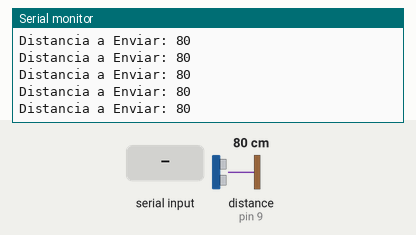
Simulated run of this sketch. Board: Arduino Uno, built with avr-gcc and run on an emulated ATmega328P. On the bench: the last lines printed to the serial monitor. Inputs (shaded band) come from the test bench; at power-on: distance to the obstacle (sensor on pin 9) 80 cm. The echo pulse lasts 58.3 µs per cm; the modem accepts every AT command (registered, SIM ready, sends succeed) and sends nothing else.

Above: at 4.2 s.
4.3 s: distance to the obstacle (sensor on pin 9) set to 120 cm
At 4.31 s:
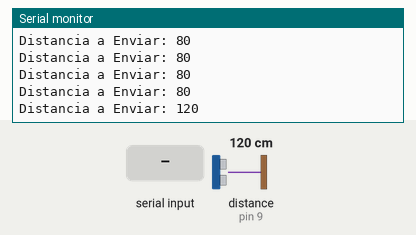
7.3 s: "1" received over the second serial link
10.3 s: distance to the obstacle (sensor on pin 9) set to 2 cm
At 10.39 s:
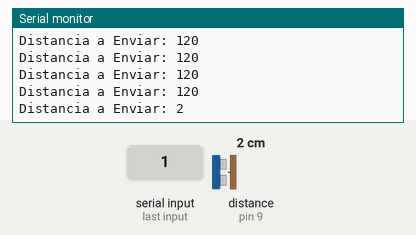
13.3 s: distance to the obstacle (sensor on pin 9) set to 60 cm
At 13.4 s:
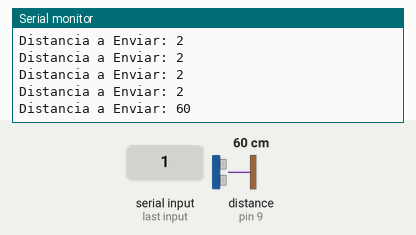
16.3 s: distance to the obstacle (sensor on pin 9) set to 4 cm
At 16.4 s:
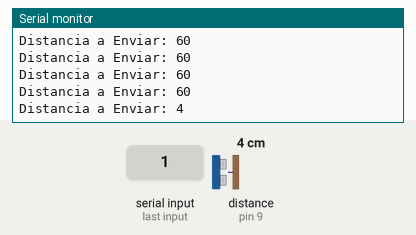
Timing chart, 0 to 19.3 s (numbered marks = the images above; inputs shaded):
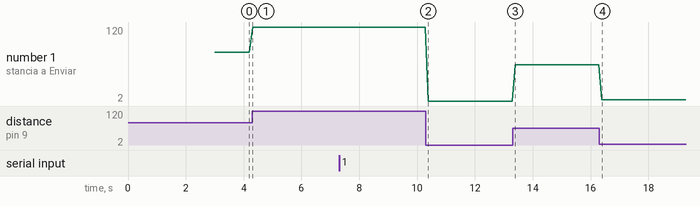

The sketch:

parcial2_esp.ino
```cpp
/*
  Este programa utiliza un ESP8266 y un sensor ultrasónico HC-SR04 para medir distancias y
  mostrar los resultados en una página web.

  Desarrollado por los estudiantes:
  - Ariel Rodrigo Colque Garcia (Ing. en Ciencias de la Computacion)
  - Omar Cruz Quiroga (Ing. en Telecomunicaciones)

  Para configurar y conectar el ESP8266 a una red WiFi, sigue estos pasos:
  1. Carga un código vacío en el Arduino para usarlo como un puente serial.
  2. Conecta el pin TX del ESP8266 al pin TX del Arduino.
  3. Conecta el pin RX del ESP8266 al pin RX del Arduino.
  4. Abre el Monitor Serial del IDE de Arduino y usa los siguientes comandos AT para conectar el ESP8266 a tu red WiFi:
     - AT+CWJAP="tu_SSID","tu_contraseña"     (Para conectarse a la red WiFi)
     - AT+CIFSR                             (Para obtener la dirección IP asignada)
  5. Una vez conectado y obtenida la IP, reconfigura las conexiones:
     - Conecta el pin TX del ESP8266 al pin RX del Arduino (pin 10)
     - Conecta el pin RX del ESP8266 al pin TX del Arduino (pin 11)
     - Conecta los pines del sensor ultrasónico al Arduino (triggerPin = 8, echoPin = 9)
  6. Carga el código a continuación en el Arduino y ejecuta.
    Funcionalidad del programa:
    - Una vez ejecutado el programa, el servidor se iniciará en el puerto 80 para escuchar peticiones.
    - El Monitor Serial mostrará la distancia a enviar medida por el sensor ultrasónico.
    - Cuando se recibe una solicitud del cliente, se envía un código HTML al ESP8266 junto con la distancia capturada.
    - Después de enviar la respuesta, el ESP8266 se reinicia para liberar el buffer y evitar saturaciones.
    - Debido al reinicio, la página web no estará disponible durante 12 segundos.
    - Pasados los 12 segundos, se podrá hacer una nueva solicitud, repitiendo el ciclo.

  Nota: Asegúrate de que la configuración de pines en el código coincide con las conexiones físicas.

  Código principal:
*/

// ESP82266 + HC-SR04
#include <SoftwareSerial.h>
#include <Ultrasonic.h>
// 192.168.1.3

#define BT_RX  10  // Pin RX para el módulo ESP8266
#define BT_TX  11  // Pin TX para el módulo ESP8266

// SENSOR ULTRASONICO
int triggerPin = 8;
int echoPin = 9;
int distance = 0;

bool send = false;
String htmlContent = "";

//Ultrasonic ultrasonic(trigger, echo)
Ultrasonic ultrasonic(triggerPin, echoPin);

SoftwareSerial esp8266(BT_RX, BT_TX); // RX, TX

void setup() {
  Serial.begin(9600);  // monitor serial del arduino
  esp8266.begin(9600); // baud rate del ESP8255

  sendComands();
}

void loop() {
  distance = ultrasonic.read(); // retorna la distancia en cm
  Serial.print("Distancia a Enviar: ");
  Serial.println(distance);

  htmlContent = buildHtmlContent(String(distance));
  delay(100);

  // Verifica si hay respuesta del modulo
  if(esp8266.available()) {
    // verifica si hay peticion o no
    if(esp8266.find("+IPD,")) {
      while(esp8266.available()){
       char c = esp8266.read();
       Serial.print(c);
      }

      String comandCIPSEND = "AT+CIPSEND=0," + String(htmlContent.length()) + "\r\n"; // formamos el comando para enviar el mensaje con los bytes de distancia

      sendData(comandCIPSEND,1000); // enviamos el comando al ESP8266

      // enviamos el codigo HTML
      esp8266.print(htmlContent);
      Serial.println("HTML enviado");

      String comandCIPCLOSE = "AT+CIPCLOSE=0\r\n";
      sendData(comandCIPCLOSE,1000);

      String comandCIPSERVER = "AT+CIPSERVER=0\r\n";
      sendData(comandCIPSERVER,1000);
      send = true;
    }
  }

  // verificamos si el HTML ha sido enviado
  if (send) {
    send = false;
    sendData("AT+RST\r\n", 2000); // Resetear módulo
    Serial.println("RESETEANDO...");
    delay(4500);
    sendComands();
  }
}

/*
Enviar comando al esp8266 y verificar la respuesta del módulo, todo esto dentro del tiempo timeout
*/
void sendData(String comando, const int timeout)
{
 long int time = millis(); // medir el tiempo actual para verificar timeout

 esp8266.print(comando); // enviar el comando al ESP8266
 while((time+timeout) > millis()) {
   while(esp8266.available()) {
     // Leer los datos disponibles
     char c = esp8266.read(); // leer el siguiente caracter
     Serial.print(c);
   }
 }
 return;
}

void sendComands() {
  sendData("AT+CIFSR\r\n",1000);    // obtener dirección IP
  sendData("AT+CIPMUX=1\r\n",1000); // configurar para multiples conexiones
  sendData("AT+CIPSERVER=1,80\r\n",1000);   // servidor en el puerto 80
}

// metodo para formar el codigo HTML
String buildHtmlContent(String distance) {
  String html =
    "HTTP/1.1 200 OK\r\n"
    "Content-Type: text/html\r\n"
    "Connection: close\r\n"
    "\r\n"
    "<!DOCTYPE html>"
    "<html>"
    "<head>"
    "<title>ESP8266</title>"
    "<style>"
    "body, html {"
    "  display: flex;"
    "  height: 100%;"
    "  margin: 0;"
    "  align-items: center;"
    "  justify-content: center;"
    "  background-color: #f2f2f2;"
    "}"
    ".container {"
    "  display: flex;"
    "  flex-direction: column;"
    "  text-align: center;"
    "}"
    "h1 {"
    "  color: #333;"
    "  font-size: 4em;"
    "}"
    "h2 {"
    "  color: #666;"
    "  font-size: 3em;"
    "}"
    "button {"
    "  background-color: #4CAF50;"
    "  color: white;"
    "  border: none;"
    "  padding: 20px 30px;"
    "  border-radius: 20px;"
    "  cursor: pointer;"
    "  font-size: 2.2em;"
    "}"
    "button:disabled {"
    "  background-color: #cccccc;"
    "  cursor: not-allowed;"
    "}"
    "#countdown {"
    "  font-size: 2.2em;"
    "}"
    "</style>"
    "</head>"
    "<body>"
    "<div class='container'>"
    "<h1>ESP8266 & HC-SRO4</h1>"
    "<h2>Distancia: <span style='font-size: 3em;'>" + distance + " cm</span></h2>"
    "<button id='reloadButton' onclick='reloadPage()' disabled>Solicitar Distancia</button>"
    "<p style='font-size: 2em;'>Solicitud disponible en <span id='countdown'></span> segundos</p>"
    "<script>"
    "function reloadPage() {"
    "  location.reload();"
    "}"
    "var counter = 12;"
    "function updateCounter() {"
    "  document.getElementById('countdown').innerText = ' ' + counter + '';"
    "  if (counter > 0) {"
    "    setTimeout(updateCounter, 1000);"
    "  } else {" // Si el contador llega a 0, habilitar el botón
    "    document.getElementById('reloadButton').disabled = false;"
    "  }"
    "  counter--;"
    "}"
    "document.addEventListener('DOMContentLoaded', function() {"
    "  updateCounter();"
    "});"
    "</script>"
    "</div>"
    "</body>"
    "</html>";
  return html;
}
```

Measured:
- after the input at 4.3 s, the serial monitor: prints a new line at once (image 1)
- after the input at 10.3 s, the serial monitor: prints a new line after 0.09 s (image 2)
- after the input at 13.3 s, the serial monitor: prints a new line after 0.10 s (image 3)
- after the input at 16.3 s, the serial monitor: prints a new line after 0.09 s (image 4)
- plotted number 1: 80 → 120 after the input at 4.3 s, 120 → 2 after the input at 10.3 s, 2 → 60 after the input at 13.3 s, 60 → 4 after the input at 16.3 s
